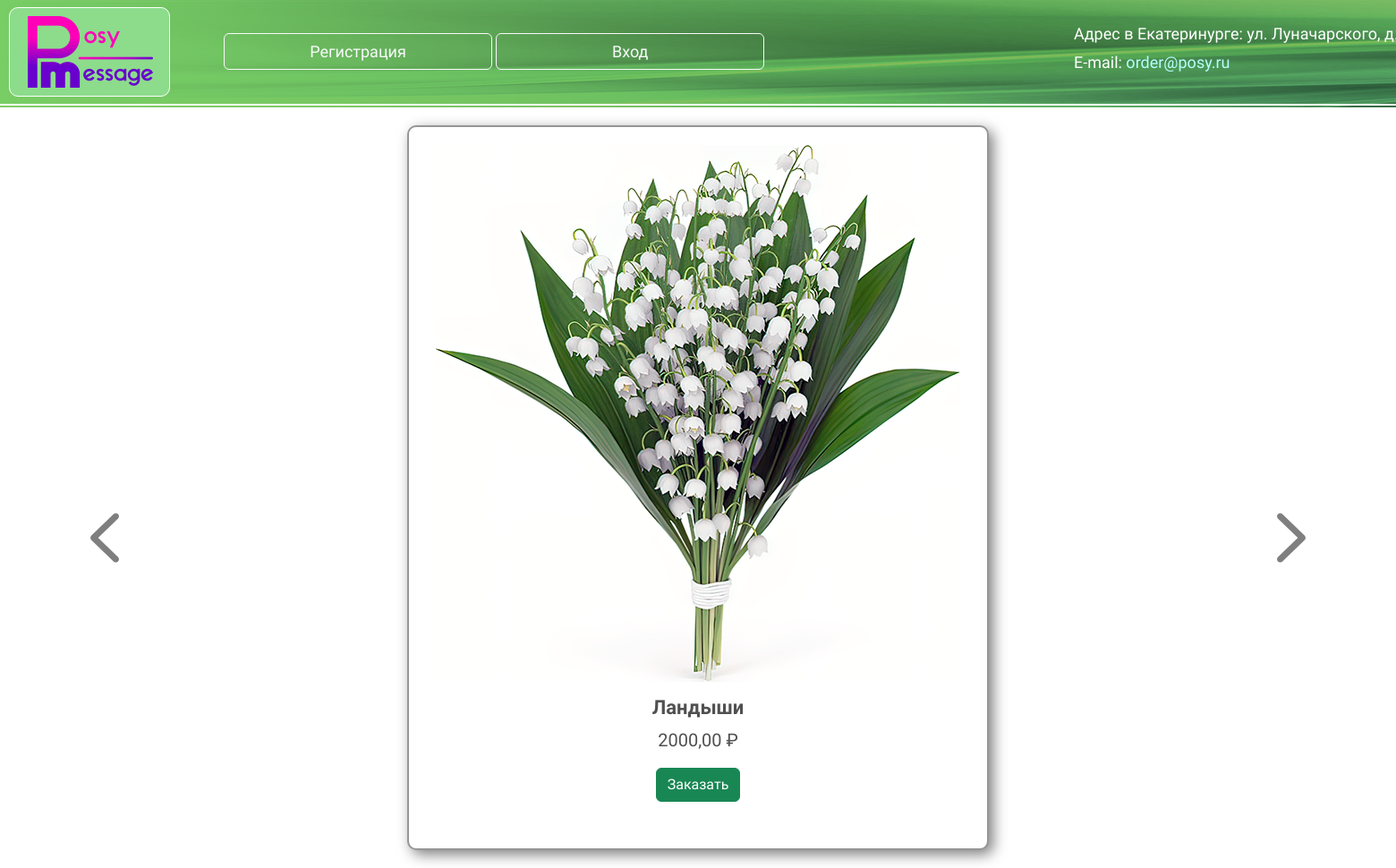
The page /flowers/ on the database as committed earlier.
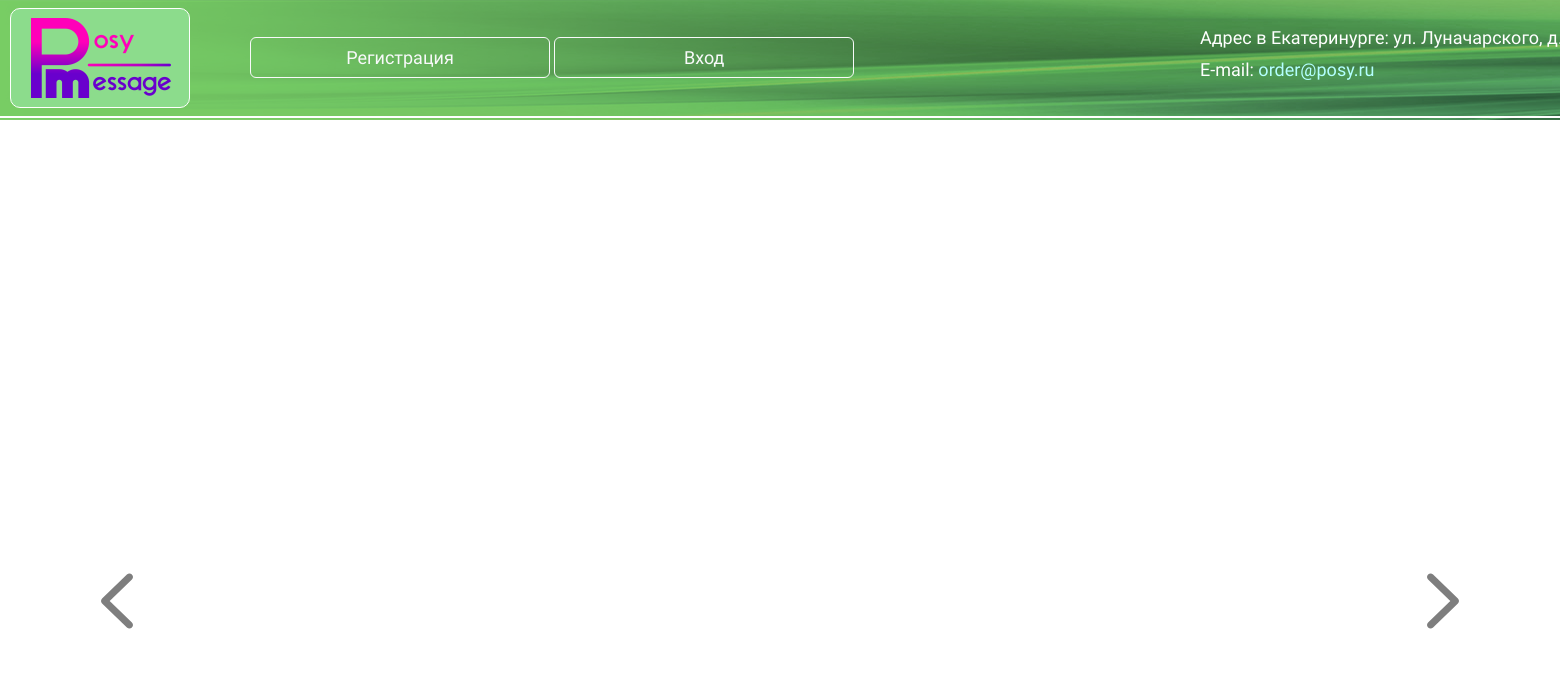
The same page on the database as committed later.
### main/models.py (models this page shows, shortened)
class Flower(models.Model):
    posy_name: str = models.CharField('Название букета', max_length=50, unique=True, null=False)
    price: float = models.DecimalField('Цена букета', max_digits=10, decimal_places=2)
    posy_path: str = models.CharField('Путь к фото букета', max_length=255, default='main/img/posies/small_01.png')
    telegram_id: int = models.CharField('Идентификатор фото (Telegram)', max_length=255, null=True, blank=True)
    class Meta:
        verbose_name = 'Букет'
        verbose_name_plural = 'Букеты'

### main/views.py (the view)
# urls.py: path('flowers/', views.flowers, name='flowers'),
def flowers(request):
    initial: dict = {'pri_active': 'active'}
    posies: list = Flower.objects.all() # noqa PyUnresolvedReferences
    settings: dict = {**initial, 'posies': posies}
    return render(request, 'flowers.html', context=settings)

### main/templates/main/flowers.html (shortened to what this page needs)
{% extends 'layout.html' %}
{% block content %}
    <div id="flower-carousel" class="carousel slide">
        {% for item in posies %}
            <div class="carousel-item {% if forloop.first %}active{% endif %}">
                <div class="card main">
                    <img src="{% static item.posy_path %}" class="card-img-top" alt="{{ item.posy_name }}">
                    <div class="card-body">
                        <h5 class="card-title">{{item.posy_name}}</h5>
                        <p class="card-text">{{item.price}} ₽</p>
                        <a href="{% url 'make_order' item.posy_name %}" class="btn btn-success">Заказать</a>
                    </div>
                </div>
            </div>
        {% endfor %}
    </div>
    <button class="carousel-control-prev" type="button" data-bs-target="#flower-carousel" data-bs-slide="prev">
        <span class="carousel-control-prev-icon" aria-hidden="true"></span>
    </button>
    <button class="carousel-control-next" type="button" data-bs-target="#flower-carousel" data-bs-slide="next">
        <span class="carousel-control-next-icon" aria-hidden="true"></span>
    </button>
{% endblock %}

Rows that differ between the two databases and show on the page:
removed Flower: posy_path (picture), posy_name "Ландыши", price "2000,00"
